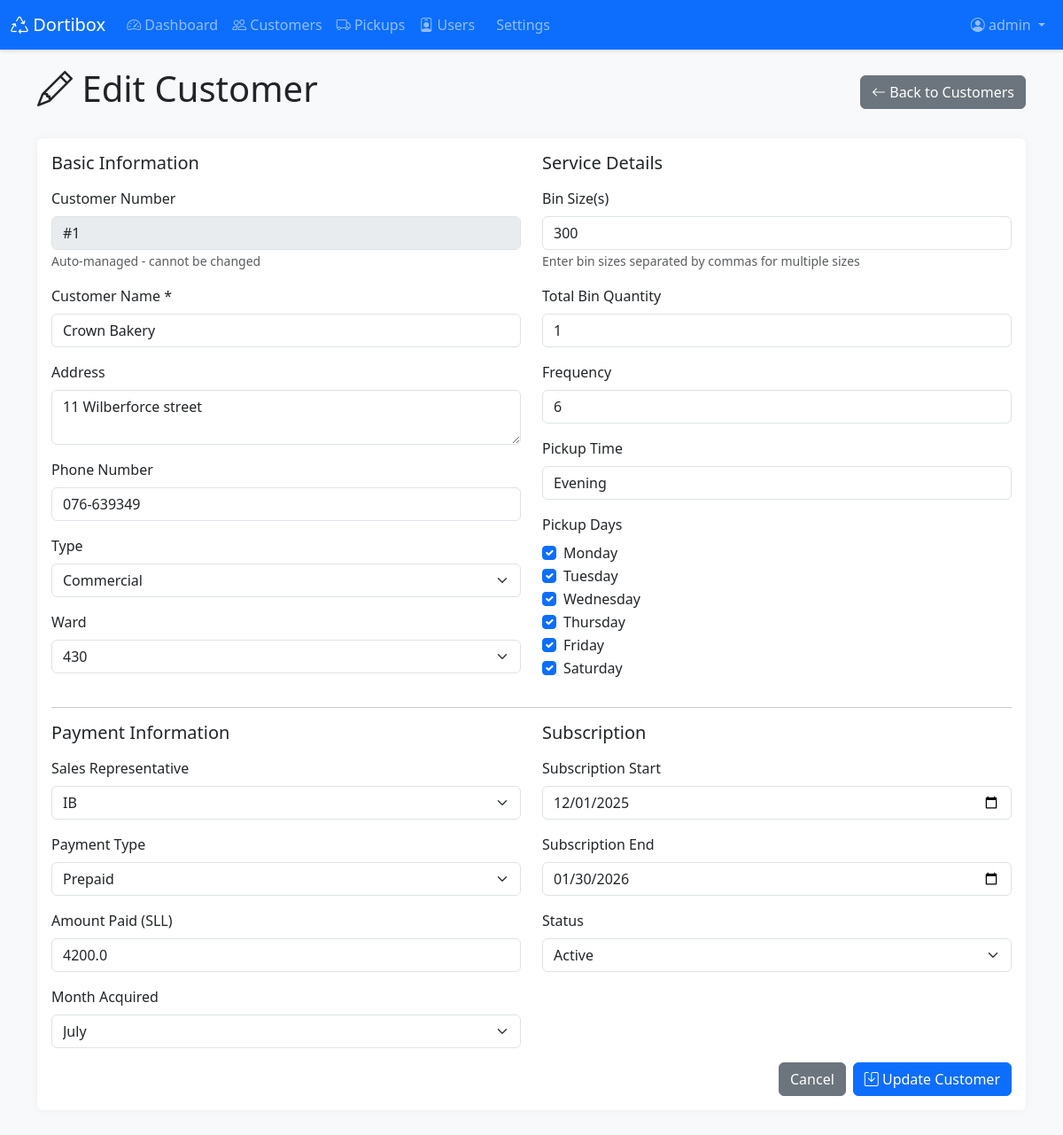
The page /admin/customers/edit/1 (signed in) on the database as committed earlier.
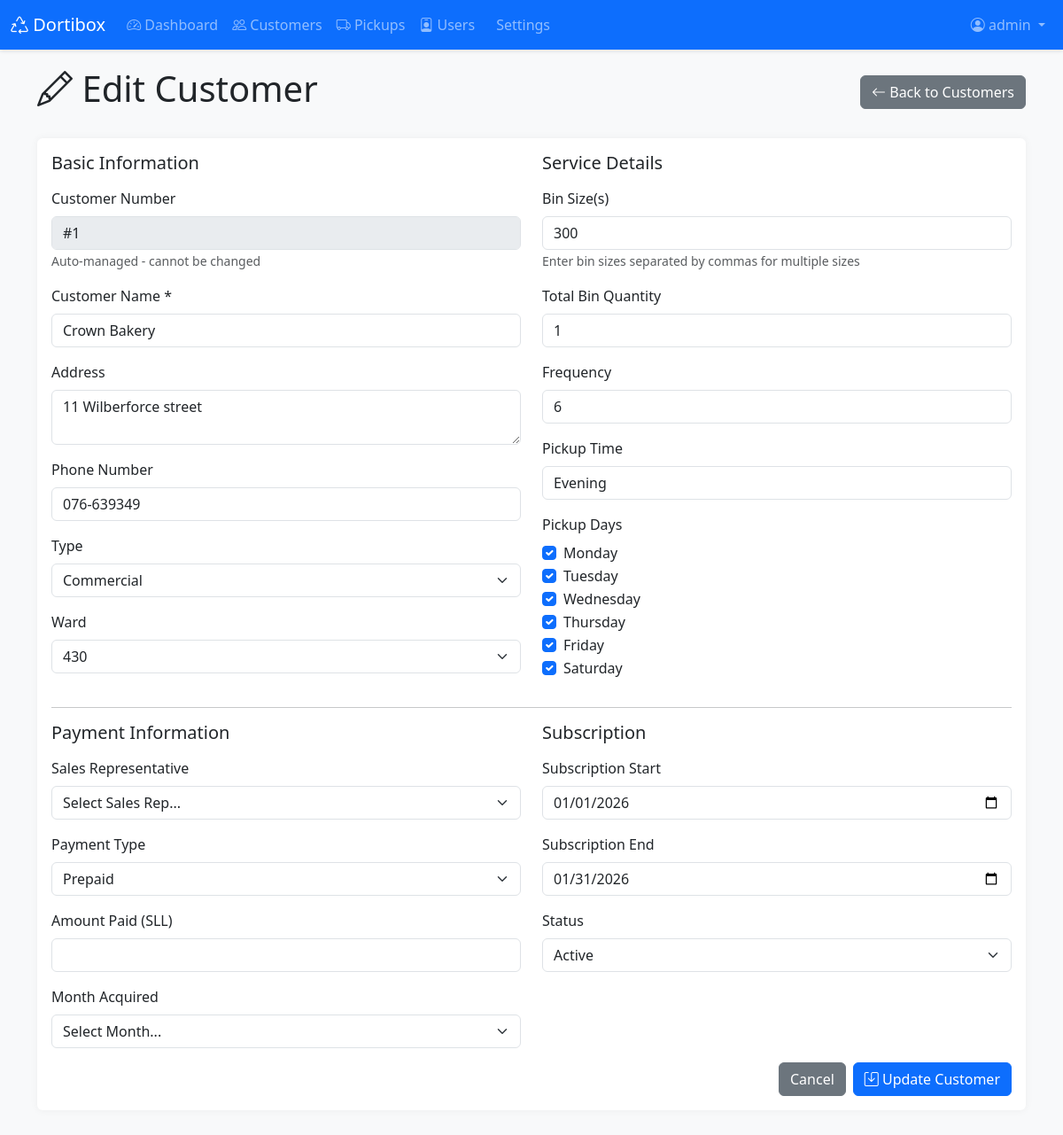
The same page on the database as committed later.
### app.py (models this page shows, shortened)
class Customer(db.Model):
    id = db.Column(db.Integer, primary_key=True)
    customer_number = db.Column(db.Integer)
    customer_name = db.Column(db.String(200), nullable=False)
    address = db.Column(db.String(300))
    phone_number = db.Column(db.String(50))
    type = db.Column(db.String(100))
    ward = db.Column(db.String(100))
    bin_size = db.Column(db.String(50))  # Now stores multiple sizes like "300L, 50L"
    bin_qty = db.Column(db.Integer)
    frequency = db.Column(db.String(50))
    time = db.Column(db.String(50))
    monday = db.Column(db.Integer, default=0)
    tuesday = db.Column(db.Integer, default=0)
    wednesday = db.Column(db.Integer, default=0)
    thursday = db.Column(db.Integer, default=0)
    friday = db.Column(db.Integer, default=0)
    saturday = db.Column(db.Integer, default=0)
    sales_rep = db.Column(db.String(100))
    payment_type = db.Column(db.String(100))
    subscription_start = db.Column(db.Date)
    subscription_end = db.Column(db.Date)
    active = db.Column(db.String(10))
    target_month_start = db.Column(db.Date)
    target_month_end = db.Column(db.Date)
    month_acquired = db.Column(db.String(50))
    amount_paid = db.Column(db.Float)
    pickups = db.relationship('Pickup', backref='customer', lazy=True, cascade='all, delete-orphan')

### app.py (the view, shortened to what this page needs)
@app.route('/admin/customers/edit/<int:id>', methods=['GET', 'POST'])
@admin_required
def edit_customer(id):
    customer = Customer.query.get_or_404(id)
    return render_template('edit_customer.html', customer=customer)

### app.py (called while the page is built)
@app.context_processor
def inject_now():
    return {
        'now': datetime.now,
        'abs': abs  # Add abs function
    }

def admin_required(f):
    @wraps(f)
    def decorated_function(*args, **kwargs):
        if 'user_id' not in session:
            flash('Please log in to access this page.', 'warning')
            return redirect(url_for('login'))
        user = User.query.get(session['user_id'])
        if user.role != 'admin':
            flash('You do not have permission to access this page.', 'danger')
            return redirect(url_for('dashboard'))
        return f(*args, **kwargs)
    return decorated_function

### templates/edit_customer.html (shortened to what the changed rows need)
{% extends "base.html" %}
{% block content %}
<div class="container">
    <div class="d-flex justify-content-between align-items-center mb-4">
        <h1><i class="bi bi-pencil"></i> Edit Customer</h1>
    </div>
    <div class="card">
        <div class="card-body">
            <form method="POST">
                <div class="row">
                    <div class="col-md-6">
                        <div class="mb-3">
                            <label class="form-label">Customer Number</label>
                            <input type="text" class="form-control" value="#{{ customer.customer_number }}" disabled>
                            <small class="text-muted">Auto-managed - cannot be changed</small>
                        </div>
                        <div class="mb-3">
                            <label for="customer_name" class="form-label">Customer Name *</label>
                            <input type="text" class="form-control" id="customer_name" name="customer_name"
                                   value="{{ customer.customer_name }}" required>
                        </div>
                        <div class="mb-3">
                            <label for="address" class="form-label">Address</label>
                            <textarea class="form-control" id="address" name="address" rows="2">{{ customer.address }}</textarea>
                        </div>
                        <div class="mb-3">
                            <label for="phone_number" class="form-label">Phone Number</label>
                            <input type="text" class="form-control" id="phone_number" name="phone_number"
                                   value="{{ customer.phone_number }}">
                        </div>
                        <div class="mb-3">
                            <label for="type" class="form-label">Type</label>
                            <select class="form-select" id="type" name="type">
                                <option value="Commercial" {% if customer.type == 'Commercial' %}selected{% endif %}>Commercial</option>
                            </select>
                        </div>
                        <div class="mb-3">
                            <label for="ward" class="form-label">Ward</label>
                            <select class="form-select" id="ward" name="ward">
                                <option value="430" {% if customer.ward == '430' %}selected{% endif %}>430</option>
                            </select>
                        </div>
                    </div>
                    <div class="col-md-6">
                        <div class="mb-3">
                            <label for="bin_size" class="form-label">Bin Size(s)</label>
                            <input type="text" class="form-control" id="bin_size" name="bin_size"
                                   value="{{ customer.bin_size }}"
                                   placeholder="e.g., 300L, 50L or 25L or Bulk Waste">
                            <small class="text-muted">Enter bin sizes separated by commas for multiple sizes</small>
                        </div>
                        <div class="mb-3">
                            <label for="bin_qty" class="form-label">Total Bin Quantity</label>
                            <input type="number" class="form-control" id="bin_qty" name="bin_qty"
                                   value="{{ customer.bin_qty }}" min="0">
                        </div>
                        <div class="mb-3">
                            <label for="frequency" class="form-label">Frequency</label>
                            <input type="text" class="form-control" id="frequency" name="frequency"
                                   value="{{ customer.frequency }}" placeholder="e.g., Daily, Weekly, Twice a week">
                        </div>
                        <div class="mb-3">
                            <label for="time" class="form-label">Pickup Time</label>
                            <input type="text" class="form-control" id="time" name="time"
                                   value="{{ customer.time }}" placeholder="e.g., 8:00 AM, Morning, Afternoon">
                        </div>
                        <div class="mb-3">
                            <div class="form-check">
                                <input class="form-check-input" type="checkbox" id="monday" name="monday"
                                       {% if customer.monday %}checked{% endif %}>
                                <label class="form-check-label" for="monday">Monday</label>
                            </div>
                            <div class="form-check">
                                <input class="form-check-input" type="checkbox" id="tuesday" name="tuesday"
                                       {% if customer.tuesday %}checked{% endif %}>
                                <label class="form-check-label" for="tuesday">Tuesday</label>
                            </div>
                            <div class="form-check">
                                <input class="form-check-input" type="checkbox" id="wednesday" name="wednesday"
                                       {% if customer.wednesday %}checked{% endif %}>
                                <label class="form-check-label" for="wednesday">Wednesday</label>
                            </div>
                            <div class="form-check">
                                <input class="form-check-input" type="checkbox" id="thursday" name="thursday"
                                       {% if customer.thursday %}checked{% endif %}>
                                <label class="form-check-label" for="thursday">Thursday</label>
                            </div>
                            <div class="form-check">
                                <input class="form-check-input" type="checkbox" id="friday" name="friday"
                                       {% if customer.friday %}checked{% endif %}>
                                <label class="form-check-label" for="friday">Friday</label>
                            </div>
                            <div class="form-check">
                                <input class="form-check-input" type="checkbox" id="saturday" name="saturday"
                                       {% if customer.saturday %}checked{% endif %}>
                                <label class="form-check-label" for="saturday">Saturday</label>
                            </div>
                        </div>
                    </div>
                </div>
                <div class="row">
                    <div class="col-md-6">
                        <div class="mb-3">
                            <label for="sales_rep" class="form-label">Sales Representative</label>
                            <select class="form-select" id="sales_rep" name="sales_rep">
                                <option value="">Select Sales Rep...</option>
                                <option value="IB" {% if customer.sales_rep == 'IB' %}selected{% endif %}>IB</option>
                            </select>
                        </div>
                        <div class="mb-3">
                            <label for="payment_type" class="form-label">Payment Type</label>
                            <select class="form-select" id="payment_type" name="payment_type">
                                <option value="Prepaid" {% if customer.payment_type == 'Prepaid' %}selected{% endif %}>Prepaid</option>
                            </select>
                        </div>
                        <div class="mb-3">
                            <label for="amount_paid" class="form-label">Amount Paid (SLL)</label>
                            <input type="number" step="0.01" class="form-control" id="amount_paid" name="amount_paid"
                                   value="{{ customer.amount_paid }}" min="0">
                        </div>
                        <div class="mb-3">
                            <label for="month_acquired" class="form-label">Month Acquired</label>
                            <select class="form-select" id="month_acquired" name="month_acquired">
                                <option value="">Select Month...</option>
                                <option value="July" {% if customer.month_acquired == 'July' %}selected{% endif %}>July</option>
                            </select>
                        </div>
                    </div>
                    <div class="col-md-6">
                        <div class="mb-3">
                            <label for="subscription_start" class="form-label">Subscription Start</label>
                            <input type="date" class="form-control" id="subscription_start" name="subscription_start"
                                   value="{% if customer.subscription_start %}{{ customer.subscription_start.strftime('%Y-%m-%d') }}{% endif %}">
                        </div>
                        <div class="mb-3">
                            <label for="subscription_end" class="form-label">Subscription End</label>
                            <input type="date" class="form-control" id="subscription_end" name="subscription_end"
                                   value="{% if customer.subscription_end %}{{ customer.subscription_end.strftime('%Y-%m-%d') }}{% endif %}">
                        </div>
                        <div class="mb-3">
                            <label for="active" class="form-label">Status</label>
                            <select class="form-select" id="active" name="active">
                                <option value="Yes" {% if customer.active in ['Yes', 'yes'] %}selected{% endif %}>Active</option>
                            </select>
                        </div>
                    </div>
                </div>
            </form>
        </div>
    </div>
</div>
{% endblock %}

Rows that differ between the two databases and show on the page:
changed Customer "Crown Bakery": amount_paid "4200.0" → (not shown); subscription_start "12/01/2025" → "01/01/2026"; subscription_end "01/30/2026" → "01/31/2026"; sales_rep "IB" → (not shown); month_acquired "July" → (not shown)
Other text that changed with them:
form field sales_rep: (not shown) → "Select Sales Rep..."
form field month_acquired: (not shown) → "Select Month..."
